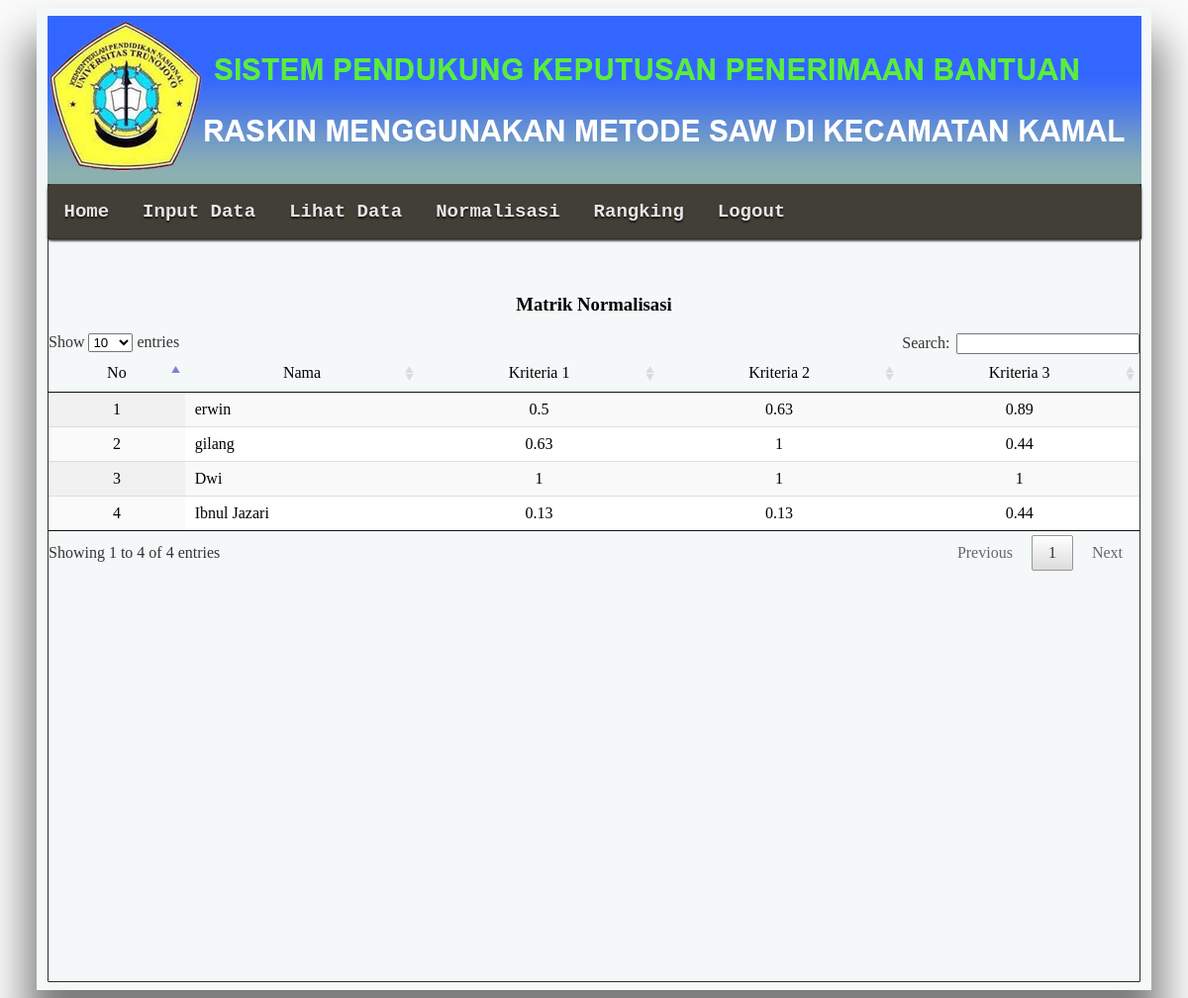
Screenshot of /normalisasi.php with the database file from the repository.
### tables this page shows
CREATE TABLE IF NOT EXISTS `tbl_matrik` (
  `id_matrik` int(11) NOT NULL AUTO_INCREMENT,
  `nik` int(11) NOT NULL,
  `kriteria1_pekerjaan` int(11) NOT NULL,
  `kriteria2_penghasilan` int(11) NOT NULL,
  `kriteria3_jenis_rumah` int(11) NOT NULL,
  PRIMARY KEY (`id_matrik`)
);

CREATE TABLE IF NOT EXISTS `tbl_warga` (
  `nik` int(11) NOT NULL,
  `nama` varchar(50) NOT NULL,
  `alamat` varchar(5) NOT NULL,
  PRIMARY KEY (`nik`)
);

### normalisasi.php (the view, shortened to what this page needs)
<html>
<head>
	<link rel="stylesheet" type="text/css" href="assets/css/jquery.dataTables.css">
<link rel="stylesheet" href="css/style.css" type="text/css" />
<link rel="stylesheet" href="css/menu.css" type="text/css" media="screen">
</head>
<body>
<div id="content" align="center">
<div class="body">
<div id="content" align="center">
<div class="header">
<img src="images/headernew.jpg"></div>
<div class="menu">
<ul id="nav">
        <li><a title="Home "href="home.php"><b><font >Home</font></b></a></li>
        <li><a title="Input"href="input.php"><b></font>Input Data</b></a></li>
        <li><a title="view"href="view.php"><b></font>Lihat Data</b></a></li>
        <li><a title="Normalisasi"href="normalisasi.php"><b></font>Normalisasi</b></a></li>
		<li><a title="Rangking" href="rangking.php"><b><font >Rangking</font></b></a></li>
		<li><a href="index.php">Logout</a></li>
				</div>
		</div>
<div class="tengah">
<br> <br>
<?php
	$crMax = mysql_query("SELECT max(kriteria1_pekerjaan) as maxK1,
						max(kriteria2_penghasilan) as maxK2,
						max(kriteria3_jenis_rumah) as maxK3
						FROM tbl_matrik");
	$max = mysql_fetch_array($crMax);
	function getNama($id){
		$q =mysql_query("SELECT * FROm tbl_warga where nik = '$id'");
		$d = mysql_fetch_array($q);
		return $d['nama'];
	}
	$sql2 = mysql_query("SELECT * FROM tbl_matrik");
	echo "<H3>Matrik Normalisasi</H3>
	<table id='example' class='display' cellspacing='0' width='100%'>
		<thead>
		<tr align='center'>
			<td>No</td>
			<td>Nama</td>
			<td>Kriteria 1</td>
			<td>Kriteria 2</td>
			<td>Kriteria 3</td>
		</tr>
		</thead>
		";
	$no = 1;
	while ($dt2 = mysql_fetch_array($sql2)) {
		echo "<tr>
			<td align='center'>$no</td>
			<td>".getNama($dt2['nik'])."</td>
			<td align='center'>".round($dt2['kriteria1_pekerjaan']/$max['maxK1'],2)."</td>
			<td align='center'>".round($dt2['kriteria2_penghasilan']/$max['maxK2'],2)."</td>
			<td align='center'>".round($dt2['kriteria3_jenis_rumah']/$max['maxK3'],2)."</td>
		</tr>";
	$no++;
	}
	echo "</table>";
?>
</html>

### css/style.css (style rules this page uses)
body { background:#fbfbfb; }
.body { background:#f4f8f9; min-height:950px; width:1110px; display:block; padding: 8px 8px 8px 8px; clear: both; box-shadow:0px 40px 40px 10px rgba(0,0,0, .5); border-radius: 13px 0px 13px 13px; -moz-border-radius: 13px; -webkit-border-radius: 0px; }
.header { border: 0px solid #14afca; background:#CCC; min-height:170px; width:1105px; border-radius: 0px; -moz-border-radius: 16px; -webkit-border-radius: 16px; }
.menu { border-top:hidden; border: 0px solid #fbfbfb; background:#2e2d2b; font-family:"Courier New", Courier, monospace; text-align:right; font-size:16px; color:black; text-align:center; height:55px; width:1105px; border-radius: 13px; border-radius:0px 0px 0px 0px; box-shadow:0 2px 2px rgba(0,0,0, .5); }
.tengah { border: 1px solid #2e2d2b; color:black; min-height:750px; width:1102px; display:inline-block; float:center; padding-top: 0px; clear: both; box-shadow:0 1px 1px rgba(0,0,0, . 1); border-radius: 0px; -moz-border-radius: 1px; -webkit-border-radius: 1px; }

### css/menu.css (style rules this page uses)
#nav { display:inline-block; width:1105; height:56; font-family:"Courier New", Courier, monospace; font-size:19px; margin:0px auto; padding:0; background:#413f36; border: 0px solid #fcfdfc; border-radius:0px 0px 0px 0px; -moz-border-radius:0px; -webkit-border-radius:5px; box-shadow:0 2px 2px rgba(0,0,0, .2); -webkit-box-shadow:0 2px 2px rgba(0,0,0, .5); }
#nav li { margin:5px; float:left; position:relative; list-style:none; }
#nav a { font-weight:bold; color:#e7e5e5; text-decoration:none; display:block; padding:12px; border-radius:0px; -moz-border-radius:10px; -webkit-border-radius:10px; text-shadow:0 2px 2px rgba(0,0,0, .7); }

### rows the page displays
tbl_matrik: nik.nama "erwin", maxK1 "0.5", maxK2 "0.63", maxK3 "0.89"
tbl_matrik: nik.nama "gilang", maxK1 "0.63", maxK2 "1", maxK3 "0.44"
tbl_matrik: nik.nama "Dwi", maxK1 "1", maxK2 "1", maxK3 "1"
tbl_matrik: nik.nama "Ibnul Jazari", maxK1 "0.13", maxK2 "0.13", maxK3 "0.44"
